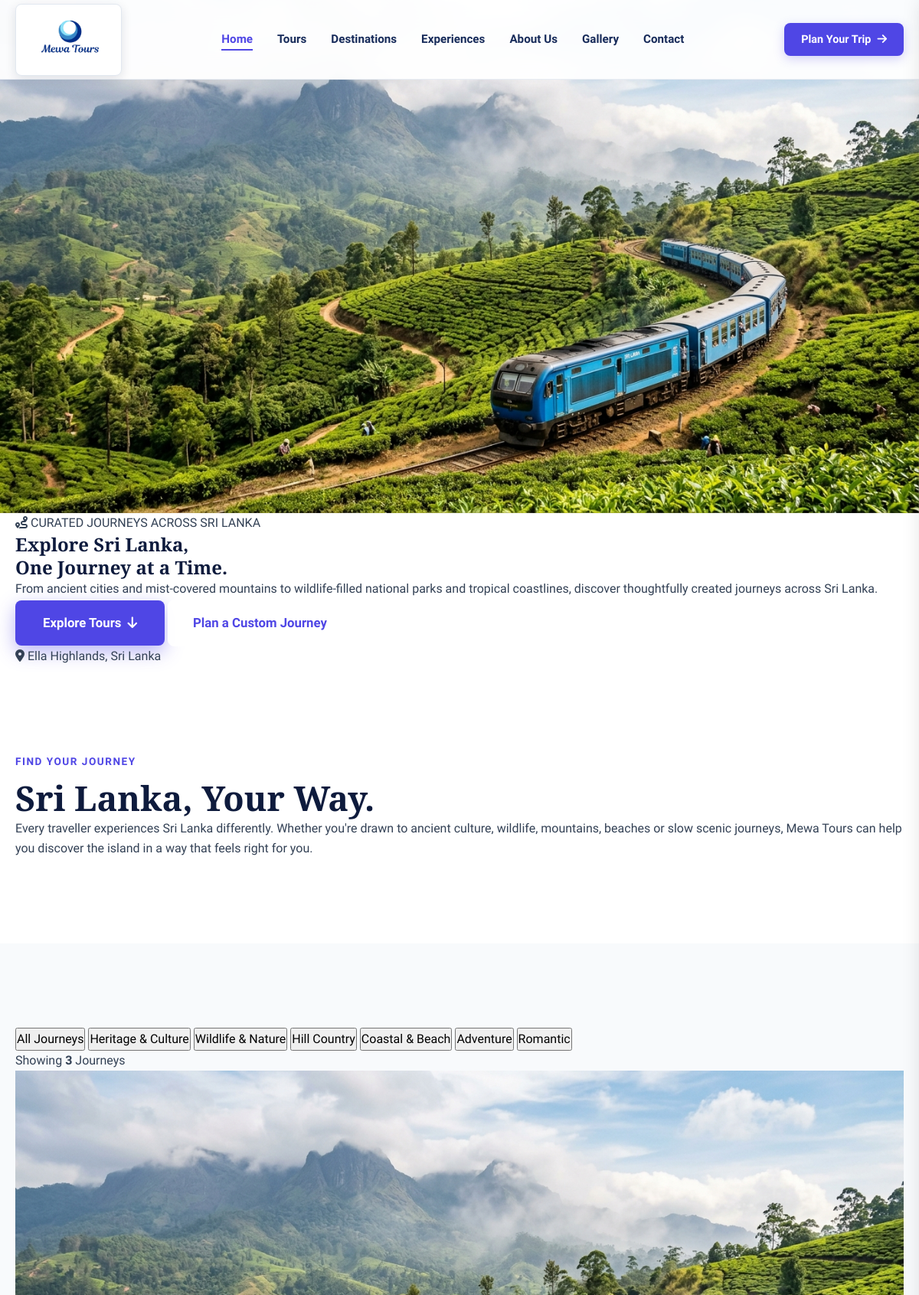
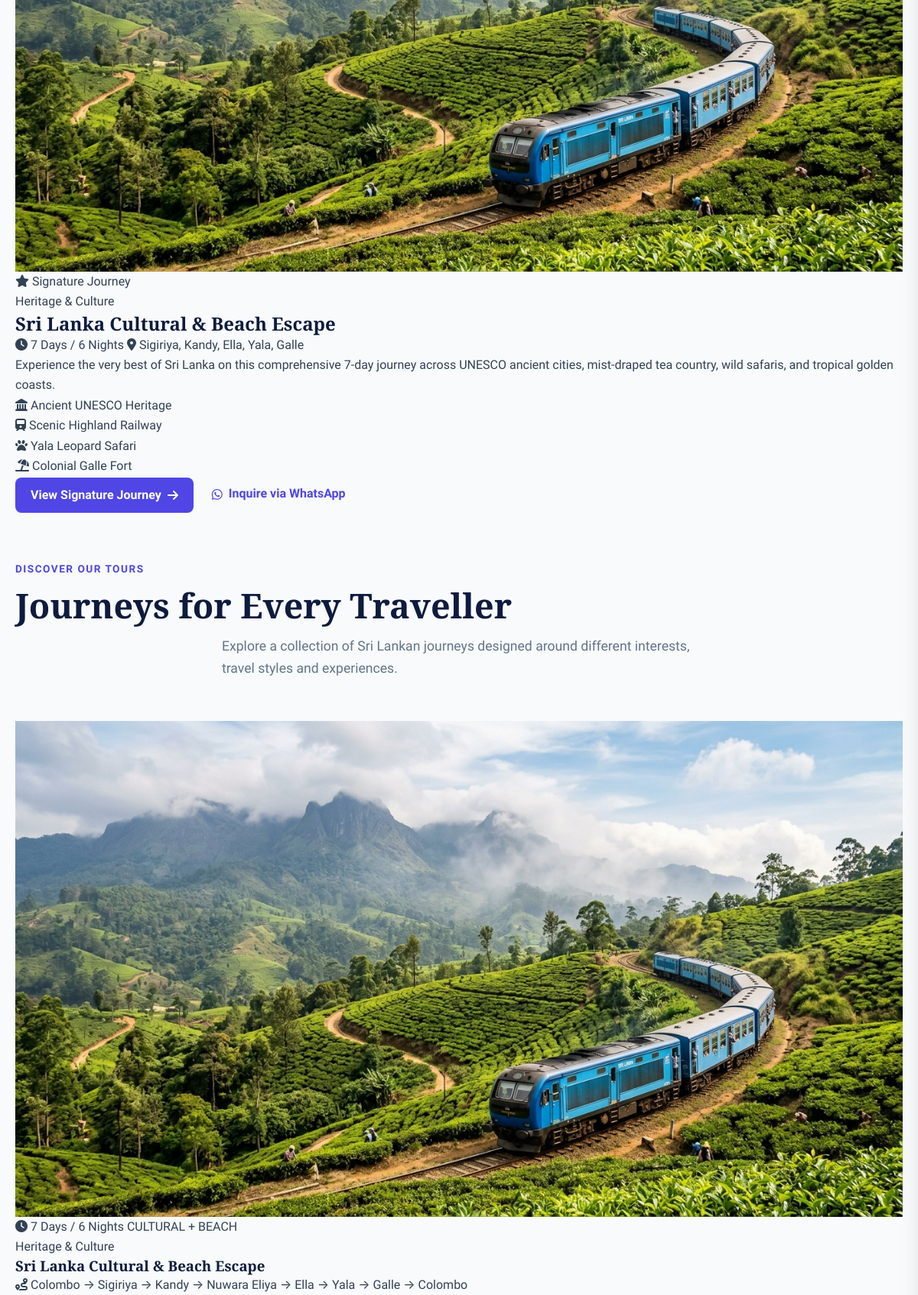
The app's page /tours.php (upper part) with its own data (2 pictures, top to bottom).
### tables this page shows
CREATE TABLE `tour_categories` (
  `id` BIGINT UNSIGNED AUTO_INCREMENT PRIMARY KEY,
  `name` VARCHAR(100) NOT NULL,
  `slug` VARCHAR(120) NOT NULL UNIQUE,
  `description` TEXT DEFAULT NULL,
  `created_at` TIMESTAMP NOT NULL DEFAULT CURRENT_TIMESTAMP,
  `updated_at` TIMESTAMP NOT NULL DEFAULT CURRENT_TIMESTAMP ON UPDATE CURRENT_TIMESTAMP,
  INDEX `idx_tour_cat_slug` (`slug`)
);

CREATE TABLE `tours` (
  `id` BIGINT UNSIGNED AUTO_INCREMENT PRIMARY KEY,
  `category_id` BIGINT UNSIGNED DEFAULT NULL,
  `title` VARCHAR(255) NOT NULL,
  `slug` VARCHAR(255) NOT NULL UNIQUE,
  `short_description` TEXT DEFAULT NULL,
  `description` LONGTEXT DEFAULT NULL,
  `tour_type` VARCHAR(150) DEFAULT NULL,
  `route` TEXT DEFAULT NULL,
  `location_summary` VARCHAR(255) DEFAULT NULL,
  `duration_days` INT UNSIGNED NOT NULL DEFAULT 1,
  `duration_nights` INT UNSIGNED NOT NULL DEFAULT 0,
  `locations` VARCHAR(255) DEFAULT NULL,
  `featured_image` VARCHAR(255) DEFAULT NULL,
  `status` ENUM('ACTIVE', 'INACTIVE') NOT NULL DEFAULT 'ACTIVE',
  `booking_status` ENUM('AVAILABLE', 'ON_REQUEST', 'UNAVAILABLE') NOT NULL DEFAULT 'AVAILABLE',
  `is_featured` TINYINT(1) NOT NULL DEFAULT 0,
  `display_order` INT NOT NULL DEFAULT 0,
  `created_at` TIMESTAMP NOT NULL DEFAULT CURRENT_TIMESTAMP,
  `updated_at` TIMESTAMP NOT NULL DEFAULT CURRENT_TIMESTAMP ON UPDATE CURRENT_TIMESTAMP,
  INDEX `idx_tours_slug` (`slug`),
  INDEX `idx_tours_status` (`status`),
  INDEX `idx_tours_featured` (`is_featured`),
  CONSTRAINT `fk_tours_category` FOREIGN KEY (`category_id`) REFERENCES `tour_categories` (`id`) ON DELETE SET NULL
);

### views/client/tours.php (the view, shortened to what the rows shown need)
<?php
$whatsapp = new WhatsAppService();
$generalWaUrl = $whatsapp->generateInquiryLink($whatsapp->buildGeneralInquiryMessage());
?>
<section class="tours-hero-section" id="toursHero">
    <div class="container tours-hero-container">
        <div class="tours-hero-content" data-reveal>
            <h1 class="tours-hero-title">Explore Sri Lanka,<br>One Journey at a Time.</h1>
        </div>
    </div>
</section>
<section class="section-padding tours-intro-section">
    <div class="container text-center" data-reveal>
        <h2 class="section-title">Sri Lanka, Your Way.</h2>
    </div>
</section>
<section class="section-padding tours-collection-section bg-light" id="toursCollection">
    <div class="container">
        <div class="tours-filter-wrapper" data-reveal>
            <div class="tours-filter-tabs" id="toursFilterTabs" role="tablist">
                <button type="button" class="filter-tab active" data-filter="all" role="tab" aria-selected="true">All Journeys</button>
                <?php if (!empty($categories)): ?>
                    <?php foreach ($categories as $cat): ?>
                        <button type="button" class="filter-tab" data-filter="<?= e($cat['slug']) ?>" role="tab" aria-selected="false"><?= e($cat['name']) ?></button>
                    <?php endforeach; ?>
                <?php endif; ?>
            </div>
        </div>
        <?php if (!empty($featured_tour)): ?>
            <div class="featured-tour-card" data-reveal>
                <div class="featured-tour-grid">
                    <div class="featured-tour-media">
                        <img src="<?= asset_url('images/' . e($featured_tour['featured_image'])) ?>" alt="<?= e($featured_tour['title']) ?>" class="featured-tour-img" onerror="this.src='<?= asset_url('images/home/hero-dalada-maligawa.jpg') ?>'">
                        <span class="featured-ribbon"><i class="fa-solid fa-star"></i> Signature Journey</span>
                    </div>
                    <div class="featured-tour-content">
                        <span class="featured-cat-tag"><?= e($featured_tour['category_name'] ?? 'Signature Tour') ?></span>
                        <h2 class="featured-tour-title"><?= e($featured_tour['title']) ?></h2>
                        <div class="featured-meta">
                            <span class="meta-duration-badge"><i class="fa-solid fa-clock"></i> <?= e($featured_tour['formatted_duration']) ?></span>
                            <span class="meta-location-pin"><i class="fa-solid fa-location-dot"></i> <?= e($featured_tour['locations']) ?></span>
                        </div>
                        <p class="featured-tour-desc">
                            <?= e($featured_tour['description'] ?? $featured_tour['short_description'] ?? '') ?>
                        </p>
                        <div class="featured-highlights-grid">
                            <div class="highlight-pill"><i class="fa-solid fa-landmark"></i> Ancient UNESCO Heritage</div>
                            <div class="highlight-pill"><i class="fa-solid fa-train"></i> Scenic Highland Railway</div>
                            <div class="highlight-pill"><i class="fa-solid fa-paw"></i> Yala Leopard Safari</div>
                            <div class="highlight-pill"><i class="fa-solid fa-umbrella-beach"></i> Colonial Galle Fort</div>
                        </div>
                        <div class="featured-tour-actions">
                            <a href="<?= base_url('tours/' . e($featured_tour['slug'])) ?>" class="btn btn-primary">
                                View Signature Journey <i class="fa-solid fa-arrow-right"></i>
                            </a>
                            <a href="<?= e($featured_tour['whatsapp_url'] ?? $generalWaUrl) ?>" target="_blank" rel="noopener noreferrer" class="btn btn-whatsapp-card">
                                <i class="fa-brands fa-whatsapp"></i> Inquire via WhatsApp
                            </a>
                        </div>
                    </div>
                </div>
            </div>
        <?php endif; ?>
        <div class="section-header text-center" style="margin-top: 60px;" data-reveal>
            <h2 class="section-title">Journeys for Every Traveller</h2>
        </div>
        <div class="main-tours-grid" id="mainToursGrid">
            <?php if (!empty($tours)): ?>
                <?php foreach ($tours as $tour):
                    $catCategorySlug = generate_slug($tour['category_name'] ?? 'general');
                ?>
                    <article class="tour-collection-card" data-category="<?= e($catCategorySlug) ?>" data-reveal>
                        <div class="tour-card-image-wrap">
                            <?php
                                $imgSrc = !empty($tour['featured_image'])
                                    ? ((strpos($tour['featured_image'], 'http') === 0) ? $tour['featured_image'] : asset_url('images/' . e($tour['featured_image'])))
                                    : asset_url('images/tours/hero-tours-ella.jpg');
                            ?>
                            <img src="<?= e($imgSrc) ?>" alt="<?= e($tour['title']) ?>" class="tour-card-img" onerror="this.src='https://images.unsplash.com/photo-1544979590-37e9b47eb705?auto=format&fit=crop&w=800&q=80'">
                            <div class="card-badges-top">
                                <span class="card-badge-duration"><i class="fa-solid fa-clock"></i> <?= e($tour['formatted_duration']) ?></span>
                                <?php if (!empty($tour['tour_type'])): ?>
                                    <span class="card-badge-type"><?= e(strtoupper($tour['tour_type'])) ?></span>
                                <?php endif; ?>
                            </div>
                        </div>
                        <div class="tour-card-body">
                            <span class="card-cat-label"><?= e($tour['category_name'] ?? 'Tour Package') ?></span>
                            <h3 class="card-tour-title"><?= e($tour['title']) ?></h3>
                            <?php if (!empty($tour['route'])): ?>
                                <div class="card-route-box" title="<?= e($tour['route']) ?>">
                                    <i class="fa-solid fa-route route-icon"></i>
                                    <span class="route-text"><?= e($tour['route']) ?></span>
                                </div>
                            <?php endif; ?>
                        </div>
                    </article>
                <?php endforeach; ?>
            <?php endif; ?>
        </div>
    </div>
</section>

### records on screen
tour_categories: name "Heritage & Culture"
tour_categories: name "Wildlife & Nature"
tour_categories: name "Hill Country"
tour_categories: name "Coastal & Beach"
tour_categories: name "Adventure"
tour_categories: name "Romantic"
tours: featured_image (picture), title "Sri Lanka Cultural & Beach Escape", locations "Sigiriya, Kandy, Ella, Yala, Galle", description "Experience the very best of Sri Lanka on this comprehensive 7-day journey across UNESCO ancient cities, mist-draped tea country, wild safaris, and tropical golden coasts.", formatted_duration "7 Days / 6 Nights", tour_type "CULTURAL + BEACH", category.name "Heritage & Culture", route "Colombo → Sigiriya → Kandy → Nuwara Eliya → Ella → Yala → Galle → Colombo"

### other values on screen
count($tours) "3"
$featured_tour['formatted_duration'] "7 Days / 6 Nights"
